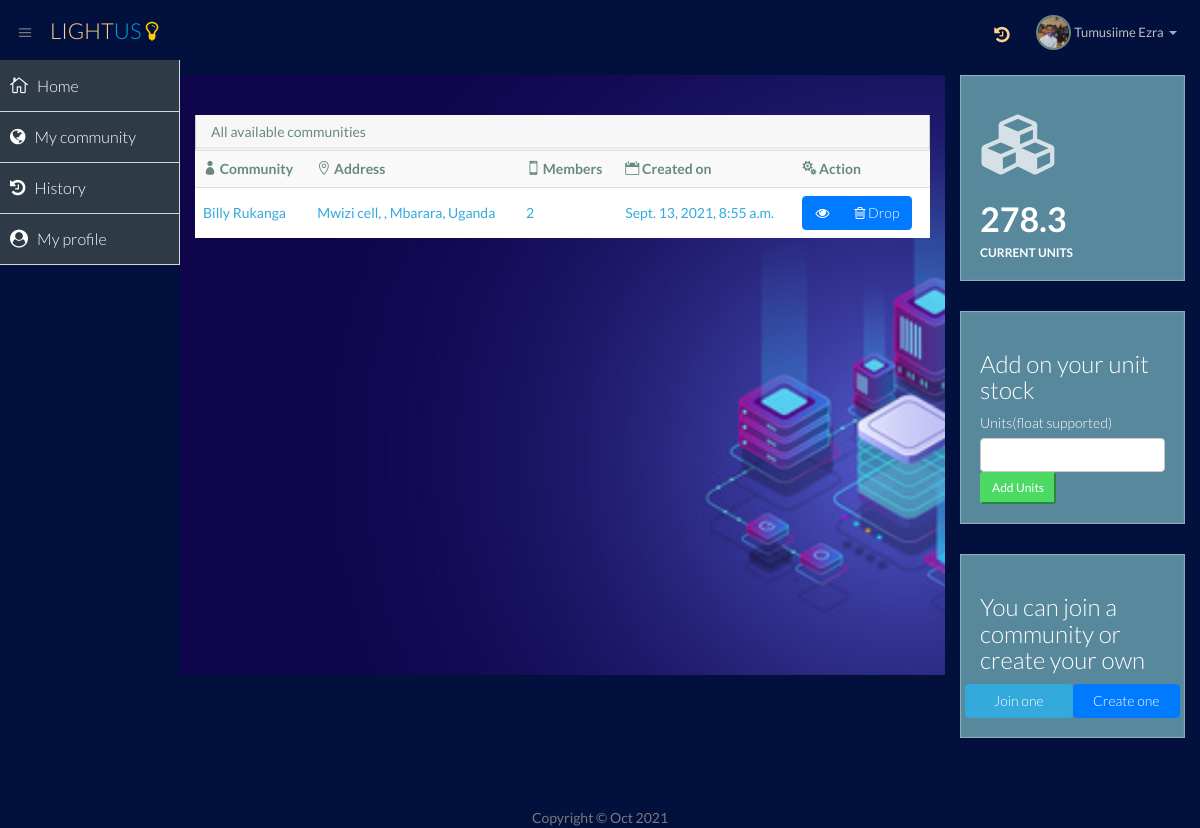
The page /all_communities (signed in) on the database its author committed.
### payments/models.py (models this page shows, shortened)
class Profile(models.Model):
    units = models.FloatField(default=0.0)
    dp = models.ImageField(upload_to="users", blank=True, null=True)
    address = models.CharField(max_length=100, blank=True, null=True, help_text="What is your neighbourhood, please first look at what other people have added")
    account_bank = models.CharField("This should be MPS", blank=True, null=True, max_length=4, default="MPS")
    account_number = models.CharField("Phone number", max_length=14, help_text="Should be phone number not back account number as mobile money is being used", blank=True, null=True)
    user = models.OneToOneField(User, on_delete=models.CASCADE)
    currency = models.CharField(default='UGX', max_length=4)

class Community(models.Model):
    name = models.CharField(max_length=250, help_text="Community's unique, it must be unique.", unique=True)
    district = models.CharField(max_length=250, help_text="The district from which this community is found.")
    country = models.CharField(max_length=250, default="Uganda", help_text="Country in which this community is found")
    sub_county = models.CharField(max_length=250, help_text="Sub county from which the community spans")
    village = models.CharField(max_length=250, help_text="The village the community will span")
    about = models.TextField(help_text="Write something about this community")
    members = models.ManyToManyField(User, help_text="Members of the community", blank=True)
    created_by = models.ForeignKey(User, on_delete=models.CASCADE, related_name="creator")
    created_on = models.DateTimeField(auto_now=True)
    @property
    def total_members(self):
        return self.members.count()

### payments/views.py (the view)
# urls.py: path("all_communities", AllCommunities.as_view(), name="all_communities"),
class AllCommunities(ListView):
    model = Community
    context_object_name = "communities"
    template_name = "pages/all_communities.html"

### templates/pages/all_communities.html
{% extends 'pages/home.html' %} {% block home %}
<section class="panel">
    <header class="panel-heading">
        All available communities
    </header>
    <table class="table table-striped bg-none table-advance table-hover">
        <tbody>
            <tr>
                <th><i class="icon_profile"></i> Community</th>
                <th><i class="icon_pin_alt"></i> Address</th>
                <th><i class="icon_mobile"></i> Members</th>
                <th><i class="icon_calendar"></i> Created on</th>
                <th><i class="icon_cogs"></i> Action</th>
            </tr>
            {% for community in communities %}
            <tr class="text-info">
                <td>{{ community.name }}</td>
                <td>{{ community.village }}, {{ community.subcounty }}, {{ community.district }}, {{ community.country }}</td>
                <td>{{ community.total_members }}</td>
                <td>{{ community.created_on }}</td>
                <td>
                    <div class="btn-group">
                        <a class="btn btn-primary" title="View more" href="{% url 'payment:community_details' community.pk %}"><i class="fa fa-eye"></i></a> {% if user in community.members.all %} {% if user == community.created_by %}
                        <a class="btn btn-primary" title="Drop community" href="{% url 'payment:delete_community' community.pk %}"><i class="fa fa-trash-o"></i> Drop</a> {% else %}
                        <a class="btn btn-primary" title="Quit community" href="{% url 'payment:quit' community.pk %}"><i class="fa fa-sign-out"></i> Quit</a> {% endif %} {% else %}
                        <a class="btn btn-primary" title="Join community" href="{% url 'payment:join' community.pk %}"><i class="fa fa-sign-in"></i> Join</a> {% endif %}
                    </div>
                </td>
            </tr>
            {% empty %}
            <div class="text-danger">No communities found!</div>
            {% endfor %}
        </tbody>
    </table>
</section>
{% endblock %}

### templates/pages/home.html (shortened to what this page needs)
{% extends 'base.html' %}
{% load static %}
{% block content %}
<div class="row">
    <div class="col-md-9" style="color: #fff;" id="default-bg">
    {% block home %}{% endblock %}
    </div>
    <div class="col-md-3 float-end">
        <div class="info-box blue-bg">
              <i class="fa fa-cubes"></i>
              <div class="count" id="count">{{user.profile.units}}</div>
              <div class="title">Current Units</div>
        </div>
        <div class="info-box blue-bg">
            <h3>Add on your unit stock</h3>
            <form action="{% url 'payment:update_units' %}" id="update_units" method="post">
                <label for="units">Units(float supported)</label>
                <input type="number" name="units" step="0.1" class="form-control">
                <input type="submit"  value="Add Units" style="float: end !important;" class="float-right text-light btn-user btn-sm btn-success">
            </form>
        </div>
        <div class="info-box blue-bg">
            <h3>You can join a community or create your own</h3>
            <div class="row">
                <a class="col-md-6 btn btn-info" href="{% url 'payment:all_communities' %}">Join one</a>
                <a href="{% url 'payment:create_community' %}" class="col-md-6 btn btn-primary">Create one</a>
            </div>
        </div>
    </div>
</div>
{% endblock %}

### templates/base.html (shortened to what this page needs)
{% load static %}
<!DOCTYPE html>
<html lang="en">
<head>
  <link href="{% static 'css/bootstrap.min.css' %}" rel="stylesheet">
  <link href="{% static 'css/bootstrap-theme.css' %}" rel="stylesheet">
  <link href="{% static 'css/elegant-icons-style.css' %}" rel="stylesheet" />
  <link href="{% static 'css/font-awesome.min.cs' %}s" rel="stylesheet" />
  <link href="{% static 'assets/fullcalendar/fullcalendar/bootstrap-fullcalendar.css' %}" rel="stylesheet" />
  <link href="{% static 'assets/fullcalendar/fullcalendar/fullcalendar.css' %}" rel="stylesheet" />
  <link href="{% static 'assets/jquery-easy-pie-chart/jquery.easy-pie-chart.css' %}" rel="stylesheet" type="text/css" media="screen" />
  <link rel="stylesheet" href="{% static 'css/owl.carousel.css' %}" type="text/css">
  <link href="{% static 'css/jquery-jvectormap-1.2.2.css' %}" rel="stylesheet">
  <link rel="stylesheet" href="{% static 'css/fullcalendar.css' %}">
  <link href="{% static 'css/widgets.css' %}" rel="stylesheet">
  <link href="{% static 'css/style.css' %}" rel="stylesheet">
  <link href="{% static 'css/style-responsive.css' %}" rel="stylesheet" />
  <link href="{% static 'css/xcharts.min.css' %}" rel=" stylesheet">
  <link href="{% static 'css/jquery-ui-1.10.4.min.css' %}" rel="stylesheet">
</head>
<body style="background-color:#02103d">
  <section id="container" class="">
    <header class="header" style="background-color:#02103d">
      <div class="toggle-nav">
        <div class="icon-reorder tooltips" data-original-title="Toggle Navigation" data-placement="bottom"><i class="icon_menu"></i></div>
      </div>
      <a href="{% url 'payment:home' %}" class="logo">Light<span class="lite">Us <i class="text-warning fa fa-lightbulb-o"></i></span></a>
      <div class="top-nav notification-row">
        <ul class="nav pull-right top-menu">
          <li id="alert_notificatoin_bar" title="History">
            <a href="{% url 'payment:history' %}">
                <i class="fa fa-history"></i>
            </a>
          </li>
          <li class="dropdown">
            <a data-toggle="dropdown" class="dropdown-toggle" href="#">
                            <span class="profile-ava">
                                {% if user.profile.dp %}
                                    <img alt="" style="max-height: 35px; max-width: 50px;" class="avatar" src="{{ user.profile.dp.url }}">
                                {% endif %}
                            </span>
                            <span class="username">{{ user.get_full_name }}</span>
                            <b class="caret"></b>
                        </a>
          </li>
        </ul>
      </div>
    </header>
    <aside style="background-color:#02103d !important;">
      <div id="sidebar" class="nav-collapse" style="background-color:#02103d !important;">
        <ul class="sidebar-menu">
          <li class="active">
            <a class="" href="{% url 'payment:home' %}">
                          <i class="icon_house_alt"></i>
                          <span>Home</span>
                      </a>
          </li>
            <li class="active">
            <a class="" href="{% url 'payment:community_mine' %}">
                          <i class="fa fa-globe"></i>
                          <span>My community</span>
                      </a>
          </li>
            <li class="active">
            <a class="" href="{% url 'payment:history' %}">
                          <i class="fa fa-history"></i>
                          <span>History</span>
                      </a>
          </li>
             <li class="active">
            <a class="" href="{% url 'payment:profile' %}">
                          <i class="fa fa-user-circle"></i>
                          <span>My profile</span>
                      </a>
          </li>
        </ul>
      </div>
    </aside>
    <section id="main-content">
      <section class="wrapper">
{% if user.is_authenticated %}
        {% block content %}
          {% endblock content %}
          {% else%}
          {% include 'login.html' %}
          {% endif %}
      </section>
    </section>
  </section>
  <footer class=" text-center navbar-fixed-bottom">
      <div class="fixed-bottom mx-auto" style="bottom: 0%">
        <div class="credits">
          Copyright &copy; {% now "M Y" %}
        </div>
      </div>
  </footer>
  <div class="position-fixed d-none top-right-0 end-0 p-3" style="z-index: 11">
  <div id="liveToast" class="toast" role="alert" aria-live="assertive" aria-atomic="true">
  </div>
</div>
</body>
</html>

### rows shown on the page
Community: name "Billy Rukanga", village "Mwizi cell", district "Mbarara", country "Uganda", total_members "2", created_on "Sept. 13, 2021, 8:55 a.m.", shows "Drop"

### other values the page prints
{{ user.get_full_name }} "Tumusiime Ezra"
{{ user.profile.units }} "278.3"
